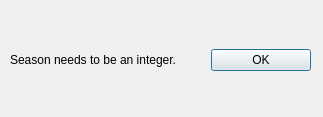
<?xml version="1.0" encoding="UTF-8"?>
<ui version="4.0">
 <class>Dialog</class>
 <widget class="QDialog" name="Dialog">
  <property name="windowModality">
   <enum>Qt::WindowModal</enum>
  </property>
  <property name="enabled">
   <bool>true</bool>
  </property>
  <property name="geometry">
   <rect>
    <x>0</x>
    <y>0</y>
    <width>323</width>
    <height>117</height>
   </rect>
  </property>
  <property name="windowTitle">
   <string>Warning</string>
  </property>
  <widget class="QWidget" name="horizontalLayoutWidget">
   <property name="geometry">
    <rect>
     <x>10</x>
     <y>20</y>
     <width>301</width>
     <height>80</height>
    </rect>
   </property>
   <layout class="QHBoxLayout" name="horizontalLayout">
    <item>
     <widget class="QLabel" name="label">
      <property name="text">
       <string>Season needs to be an integer.</string>
      </property>
     </widget>
    </item>
    <item>
     <widget class="QPushButton" name="pushButton">
      <property name="maximumSize">
       <size>
        <width>100</width>
        <height>16777215</height>
       </size>
      </property>
      <property name="text">
       <string>OK</string>
      </property>
     </widget>
    </item>
   </layout>
  </widget>
 </widget>
 <resources/>
 <connections/>
</ui>
